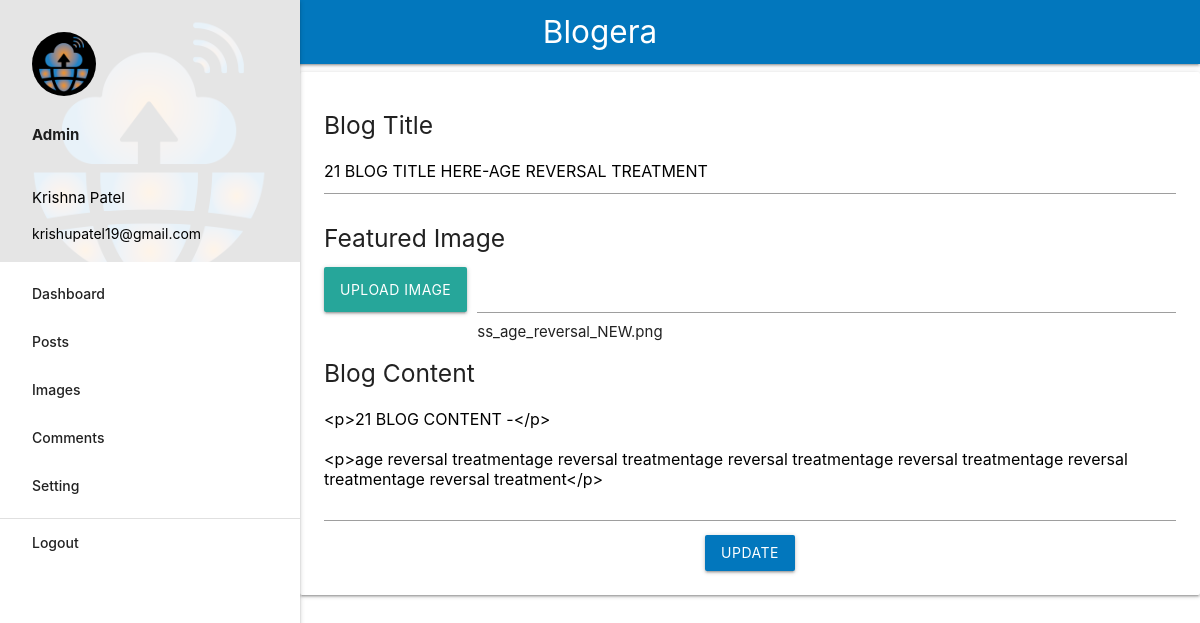
Page /admin/edit.php?id=21 (signed in) on the committed database.
### tables this page shows
CREATE TABLE `posts` (
  `id` int(11) NOT NULL,
  `title` varchar(255) NOT NULL,
  `content` text NOT NULL,
  `author` varchar(100) NOT NULL,
  `feature_image` varchar(200) NOT NULL,
  `view` int(11) NOT NULL
);

### admin/edit.php (the view, shortened to what this page needs)
<!DOCTYPE html>
<html>
<head>
<?php
include "includes/header.php";
?>
</head>
<?php
if(isset($_GET['id'])){
    $id=$_GET['id'];
    $id=mysqli_real_escape_string($conn,$id);
    $id=htmlentities($id);
    $sql="select * from posts where id=$id";
    $res=mysqli_query($conn,$sql);
    if(mysqli_num_rows($res)>0){
    $rows=mysqli_fetch_assoc($res);
    ?>
<body>
<?php
include "includes/sidenav.php";
?>
<div class="main">
<form action="edit_check.php?id=<?php echo $id; ?>" method="POST" enctype="multipart/form-data">
<div class="card-panel">
<h5>Blog Title</h5>
<textarea name="title" class="materialize-textarea" placeholder="Enter Blog Title Here">
<?php
echo $rows['title'];
?>
</textarea>
<h5>Featured Image</h5>
<div class=" file-field input-field">
<div class="btn">
Upload Image<input type="file" name="image">
</div>
<div class="file-path-wrapper">
  <input class="file-path validate" type="text">
  <?php
echo $rows['feature_image'];
?>
</div>
</div>
<h5>Blog Content</h5>
<textarea name="editor1" id="editor1"  class="materialize-textarea" >
<?php
echo $rows['content'];
?>
</textarea><br>
<div class="center">
<input type="submit" value="update" name="update" class="btn light-blue darken-3 white-text">
</div>
</div>
</form>
</div>
</body>
<?php
    }else{
        header("Location:dashboard.php");
    }
}
?>
</html>

### admin/edit.php (style rules this page uses)
header,footer,.main { padding-left: 300px; }

### rows in the picture
posts: title "21 BLOG TITLE HERE-AGE REVERSAL TREATMENT", feature_image "ss_age_reversal_NEW.png", editor1 "<p>21 BLOG CONTENT -</p> <p>age reversal treatmentage reversal treatmentage reversal treatmentage reversal treatmentage reversal treatmentage reversal treatment</p>"

### other values in the picture
$_SESSION['username'] "Krishna Patel"
$row['email'] "krishupatel19@gmail.com"
